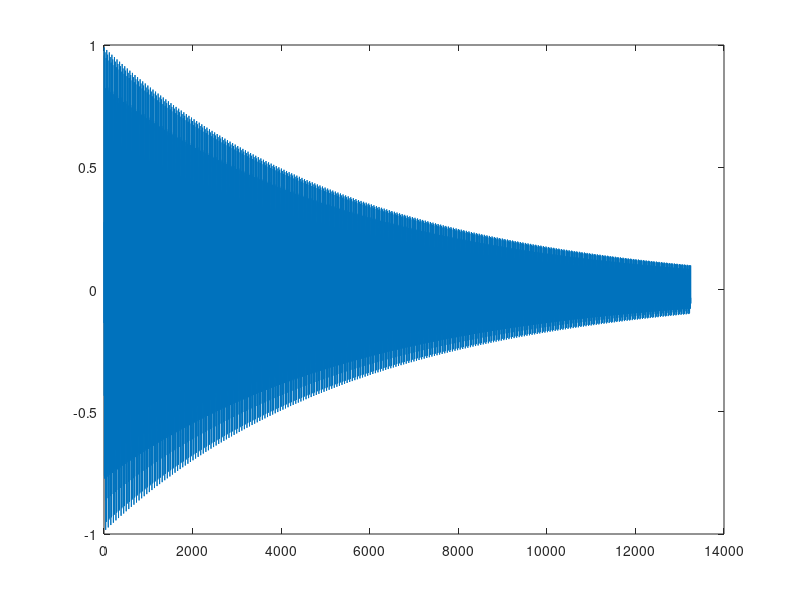
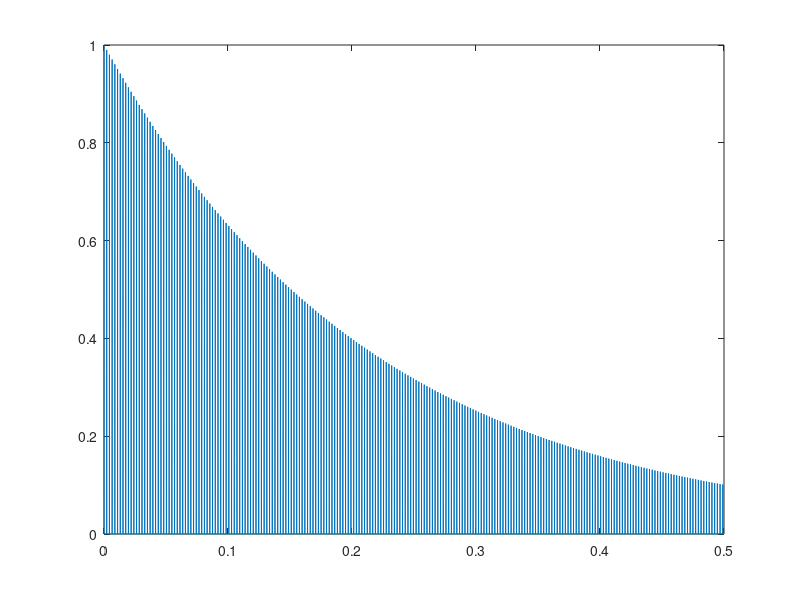

These figures' MATLAB source, in order: (Note: this script raises an error after producing the figures.)
%%
w=[-pi:.00005:pi]; 
Hw=1./(1-.9*exp(58*i*w));
%%
t=[0:1/26500:.5]; 
Hw2=1./(1-.99*exp(-58*i*t)); 

DT=zeros(1,13250); DT(1)=1;
y=zeros(1,13251); 
N=100;

for i = 1:N 
    y(i) = DT(i); 
end

for i=N+1:13250 
    y(i) = 0.99*y(i-N) + DT(i); 
end
figure(1)
plot(t,abs(y));

sound(y,26500);

%%
DT=zeros(1,13250); DT(1)=1;
y1=zeros(1,13251); 
N=58;

for i = 1:N 
    y1(i) = DT(i); 
end

for i=N+1:13250 
    y1(i) = 0.99*y1(i-N) + DT(i); 
end

figure(2)
plot(t,abs(y1));

sound(y1,26500);
%%
N=58
p=zeros(1,13250);

for i = 1:N
    p(i)=2*rand()-1;
end


for i = 1:N 
    y2(i) = p(i); 
end

for i=N+1:13250
    y2(i) = 0.99*y2(i-N) + p(i); 
end
figure(1)
plot(y2);
sound(y2,26500);

%%
N=58
p=zeros(1,13250);

for i = 1:N
    p(i)=2*rand()-1;
end


for i = 1:N 
    y3(i) = p(i); 
end

y3(N+1)= 0.99*lpf(y3(1),0) + p(N+1);

for i=N+2:13250
    y3(i) = 0.99*lpf(y3(i-N),y3(i-N-1)) + p(i); 
end

figure(1)
plot(y3);
sound(y3, 26500);


%%
N=200;
p=zeros(1,13250);

for i = 1:N
    p(i)=2*rand()-1;
end


for i = 1:N
    y4(i)=p(i);
end

for i = N+1
    int=2*rand();
    if int > 1
        y4(i)=p(i)+0.99*lpf(y4(i-N),0);
    else
        y4(i)=p(i)-0.99*lpf(y4(i-N),0);
    end
end

for i = N+2:13250
    int=2*rand();
    if int > 1
        y4(i)=p(i)+0.99*lpf(y4(i-N),y4(i-N-1));
    else
        y4(i)=p(i)-0.99*lpf(y4(i-N),y4(i-N-1));
    end
end

figure(1)
plot(y4);
sound(y4, 26500);
